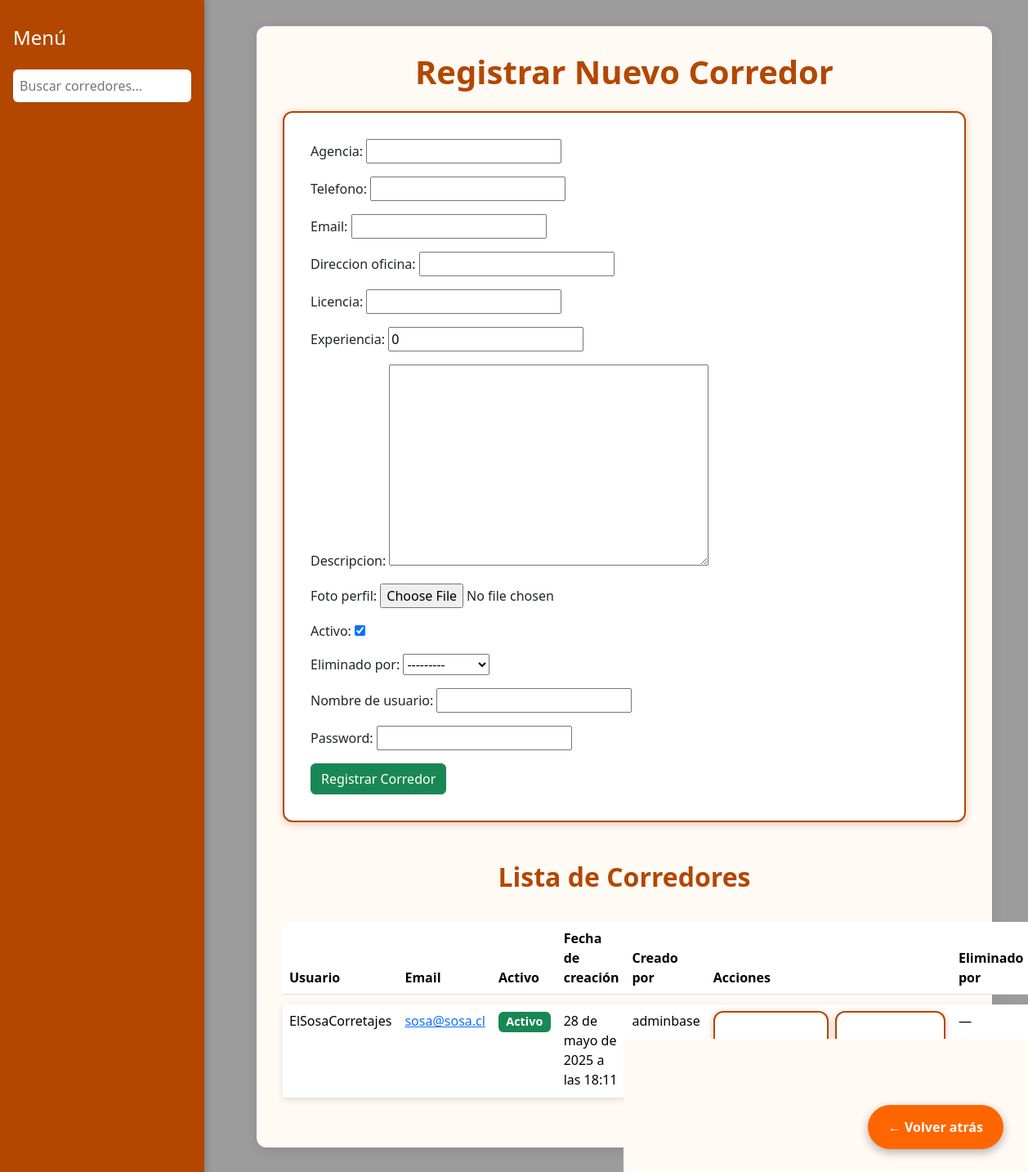
The app's page /administrador/panel/corredores/ (signed in) with its own data.
### corredor/models.py (models this page shows, shortened)
class Corredor(models.Model):
    user = models.OneToOneField(User, on_delete=models.CASCADE)
    agencia = models.CharField(max_length=100, blank=True)
    telefono = models.CharField(max_length=20, blank=True)
    email = models.EmailField(blank=True)
    direccion_oficina = models.CharField(max_length=255, blank=True)
    licencia = models.CharField(max_length=50, blank=True)
    experiencia = models.PositiveIntegerField(default=0)
    descripcion = models.TextField(blank=True)
    foto_perfil = models.ImageField(upload_to='corredores/', blank=True, null=True)
    activo = models.BooleanField(default=True)
    fecha_creacion = models.DateTimeField(default=now)
    created_by = models.ForeignKey(
        Administrador,
        on_delete=models.SET_NULL,
        null=True,
        blank=True,
        related_name='corredores_creados'
    )
    eliminado_por = models.ForeignKey(
        Administrador,
        on_delete=models.SET_NULL,
        null=True,
        blank=True,
        related_name='corredores_eliminados'
    )

### administrador/models.py (models this page shows)
class Administrador(models.Model):
    usuario = models.OneToOneField(User, on_delete=models.CASCADE)
    activo = models.BooleanField(default=True)
    eliminado = models.BooleanField(default=False)
    def __str__(self):
        return self.usuario.username

### administrador/views.py (the view)
# urls.py: path('panel/corredores/', views.panel_corredores, name='panel_corredores'),
@login_required
def panel_corredores(request):
    try:
        admin = request.user.administrador
    except Administrador.DoesNotExist:
        return redirect('no_autorizado')
    if request.method == 'POST':
        form = CorredorForm(request.POST, request.FILES)
        if form.is_valid():
            form.save(admin)
            return redirect('panel_corredores')
    else:
        form = CorredorForm()
    corredores = Corredor.objects.all()
    return render(request, 'administrador/panel_corredores.html', {
        'form': form,
        'corredores': corredores
    })

### administrador/forms.py (shortened to what this page needs)
class CorredorForm(forms.ModelForm):
    username = forms.CharField(label='Nombre de usuario')
    password = forms.CharField(widget=forms.PasswordInput)
    email = forms.EmailField()
    class Meta:
        model = Corredor
        exclude = ['user', 'created_by', 'fecha_creacion']

### administrador/templates/administrador/panel_corredores.html (shortened to what this page needs)
<!DOCTYPE html>
{% load static %}
<html lang="es">
<head>
    <link href="https://cdn.jsdelivr.net/npm/bootstrap@5.3.2/dist/css/bootstrap.min.css" rel="stylesheet" />
</head>
<body>
<div class="sidebar">
    <h4>Menú</h4>
    <input type="text" id="busqueda" placeholder="Buscar corredores..." onkeyup="filtrarMensajes()" />
</div>
<div class="main-content">
    <div class="container">
        <h1>Registrar Nuevo Corredor</h1>
        <form method="post" enctype="multipart/form-data" class="mb-5">
            {{ form.as_p }}
            <button type="submit" class="btn btn-success">Registrar Corredor</button>
        </form>
        <h2>Lista de Corredores</h2>
        <table class="table">
            <thead>
            <tr>
                <th>Usuario</th>
                <th>Email</th>
                <th>Activo</th>
                <th>Fecha de creación</th>
                <th>Creado por</th>
                <th>Acciones</th>
                <th>Eliminado por</th>
            </tr>
            </thead>
            <tbody id="lista-corredores">
            {% for c in corredores %}
            <tr class="{% if not c.activo %}table-warning{% endif %} message-panel" data-nombre="{{ c.user.username }}">
                <td class="{% if c.eliminado_por %}deleted{% endif %}">{{ c.user.username }}</td>
                <td><a href="mailto:{{ c.email }}">{{ c.email }}</a></td>
                <td>
                    {% if c.activo %}
                        <span class="badge bg-success">Activo</span>
                    {% else %}
                        <span class="badge bg-secondary">Bloqueado</span>
                    {% endif %}
                </td>
                <td>{{ c.fecha_creacion }}</td>
                <td>{{ c.created_by.usuario.username|default:"—" }}</td>
                <td class="d-flex gap-2">
                    <form method="post" action="{% url 'bloquear_corredor' c.id %}">
                        <button type="submit" class="btn btn-warning btn-small">
                        </button>
                    </form>
                    {% if not c.eliminado_por %}
                    <form method="post" action="{% url 'eliminar_corredor' c.id %}">
                        <button type="submit" class="btn btn-danger btn-small">Eliminar</button>
                    </form>
                    {% else %}
                        <span class="text-muted">Eliminado</span>
                    {% endif %}
                </td>
                <td>{{ c.eliminado_por.usuario.username|default:"—" }}</td>
            </tr>
            {% empty %}
            <tr><td colspan="7" class="text-center">No hay corredores registrados</td></tr>
            {% endfor %}
            </tbody>
        </table>
    </div>
</div>
<button id="volver_atras" onclick="history.back()">← Volver atrás</button>
</body>
</html>

### administrador/templates/administrador/panel_corredores.html (style rules this page uses)
body { background-color: rgb(156, 156, 156); font-family: 'Segoe UI', sans-serif; margin: 0; padding: 0; }
.sidebar { position: fixed; left: 0; top: 0; bottom: 0; width: 250px; background-color: #b34700; padding: 2rem 1rem; color: white; z-index: 1000; box-shadow: 2px 0 8px rgba(0, 0, 0, 0.2); }
.sidebar h4 { color: #fff; margin-bottom: 1.5rem; }
.sidebar input { width: 100%; padding: 0.5rem; border: none; border-radius: 6px; font-size: 1rem; margin-bottom: 1rem; }
.main-content { margin-left: 270px; padding: 2rem; }
.container { max-width: 900px; background-color: #fffaf4; border-radius: 12px; padding: 2rem; box-shadow: 0 4px 15px rgba(0,0,0,0.1); }
h1, h2 { color: #b34700; font-weight: 700; margin-bottom: 1.5rem; text-align: center; }
form { border: 2px solid #b34700; border-radius: 12px; padding: 2rem; background: white; box-shadow: 0 2px 10px rgba(179, 71, 0, 0.3); margin-bottom: 3rem; }
.btn-small { padding: 4px 8px; font-size: 0.8rem; }
table { border-collapse: separate !important; border-spacing: 0 0.75rem; }
thead tr { background-color: #b34700; color: white; border-radius: 12px; }
tbody tr { background: white; box-shadow: 0 2px 8px rgba(0,0,0,0.1); transition: transform 0.2s ease; }
.badge { font-weight: 600; font-size: 0.9rem; }
.d-flex.gap-2 > form { margin: 0; }
#volver_atras { position: fixed; bottom: 30px; right: 30px; background-color: #ff6600; color: white; padding: 15px 25px; border-radius: 50px; box-shadow: 0 4px 12px rgba(0, 0, 0, 0.3); cursor: pointer; transition: background-color 0.3s ease; font-weight: bold; font-size: 1rem; border: none; z-index: 1100; }

### records on screen
Corredor: user.username "ElSosaCorretajes", email "sosa@sosa.cl", activo "Activo", fecha_creacion "28 de mayo de 2025 a las 18:11", created_by.usuario.username "adminbase", eliminado_por.usuario.username "—"
